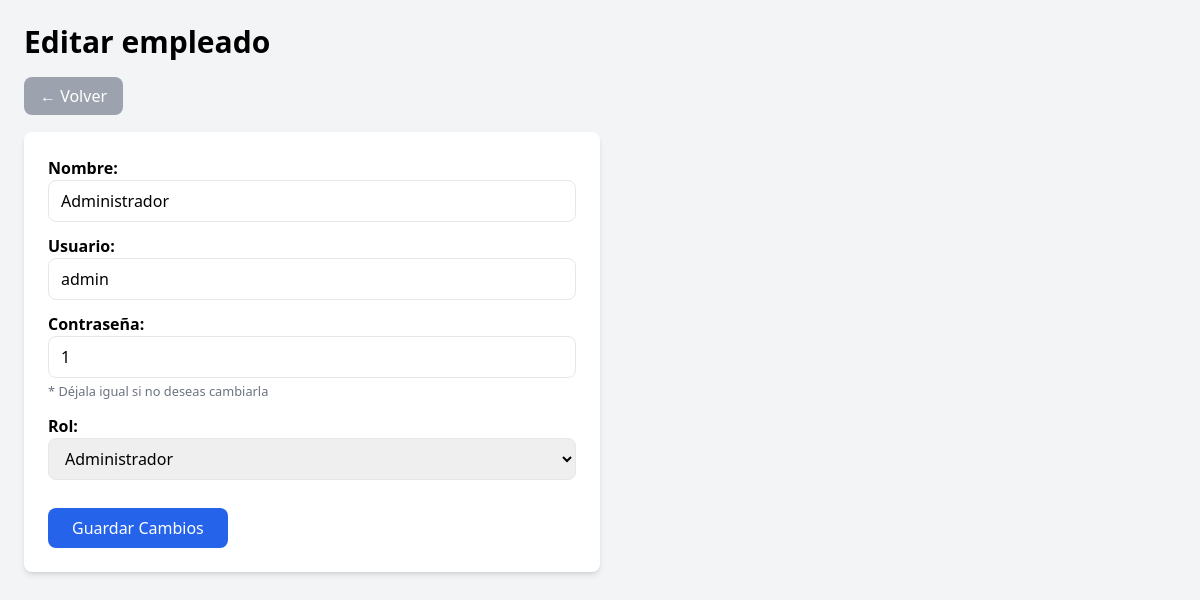
/admin/empleados/editar.php?id=1 (signed in), run on the app's committed database.
### tables this page shows
CREATE TABLE `usuarios` (
  `id` int(11) NOT NULL,
  `nombre` varchar(50) NOT NULL,
  `usuario` varchar(50) NOT NULL,
  `password` varchar(100) NOT NULL,
  `rol` enum('admin','cajero') NOT NULL
);

### admin/empleados/editar.php (the view, shortened to what this page needs)
<?php
include "../../back/conexion.php";
$id = $_GET["id"];
$sql = $conexion->prepare("SELECT * FROM usuarios WHERE id = ?");
$sql->bind_param("i", $id);
$sql->execute();
$result = $sql->get_result();
$empleado = $result->fetch_assoc();
?>
<!DOCTYPE html>
<html lang="es">
<head>
    <script src="https://cdn.tailwindcss.com"></script>
</head>
<body class="bg-gray-100 p-6">
<h1 class="text-3xl font-bold mb-6">Editar empleado</h1>
<a href="index.php" class="bg-gray-400 text-white px-4 py-2 rounded-lg hover:bg-gray-500">
    ← Volver
</a>
<form action="actualizar.php" method="POST" class="bg-white max-w-xl mt-6 p-6 rounded-lg shadow-md">
    <label class="block mb-3">
        <span class="font-semibold">Nombre:</span>
        <input type="text" name="nombre" required
               value="<?php echo $empleado['nombre']; ?>"
               class="w-full px-3 py-2 border rounded-lg">
    </label>
    <label class="block mb-3">
        <span class="font-semibold">Usuario:</span>
        <input type="text" name="usuario" required
               value="<?php echo $empleado['usuario']; ?>"
               class="w-full px-3 py-2 border rounded-lg">
    </label>
    <label class="block mb-3">
        <span class="font-semibold">Contraseña:</span>
        <input type="text" name="password"
               value="<?php echo $empleado['password']; ?>"
               class="w-full px-3 py-2 border rounded-lg">
        <small class="text-gray-500">* Déjala igual si no deseas cambiarla</small>
    </label>
    <label class="block mb-3">
        <span class="font-semibold">Rol:</span>
        <select name="rol" class="w-full px-3 py-2 border rounded-lg">
            <option value="admin" <?php echo $empleado["rol"] == "admin" ? "selected" : ""; ?>>
                Administrador
            </option>
        </select>
    </label>
    <button class="bg-blue-600 text-white px-6 py-2 rounded-lg hover:bg-blue-700 mt-4">
        Guardar Cambios
    </button>
</form>
</body>
</html>

### data on the page
usuarios: nombre "Administrador", usuario "admin", password "1", rol "Administrador"
